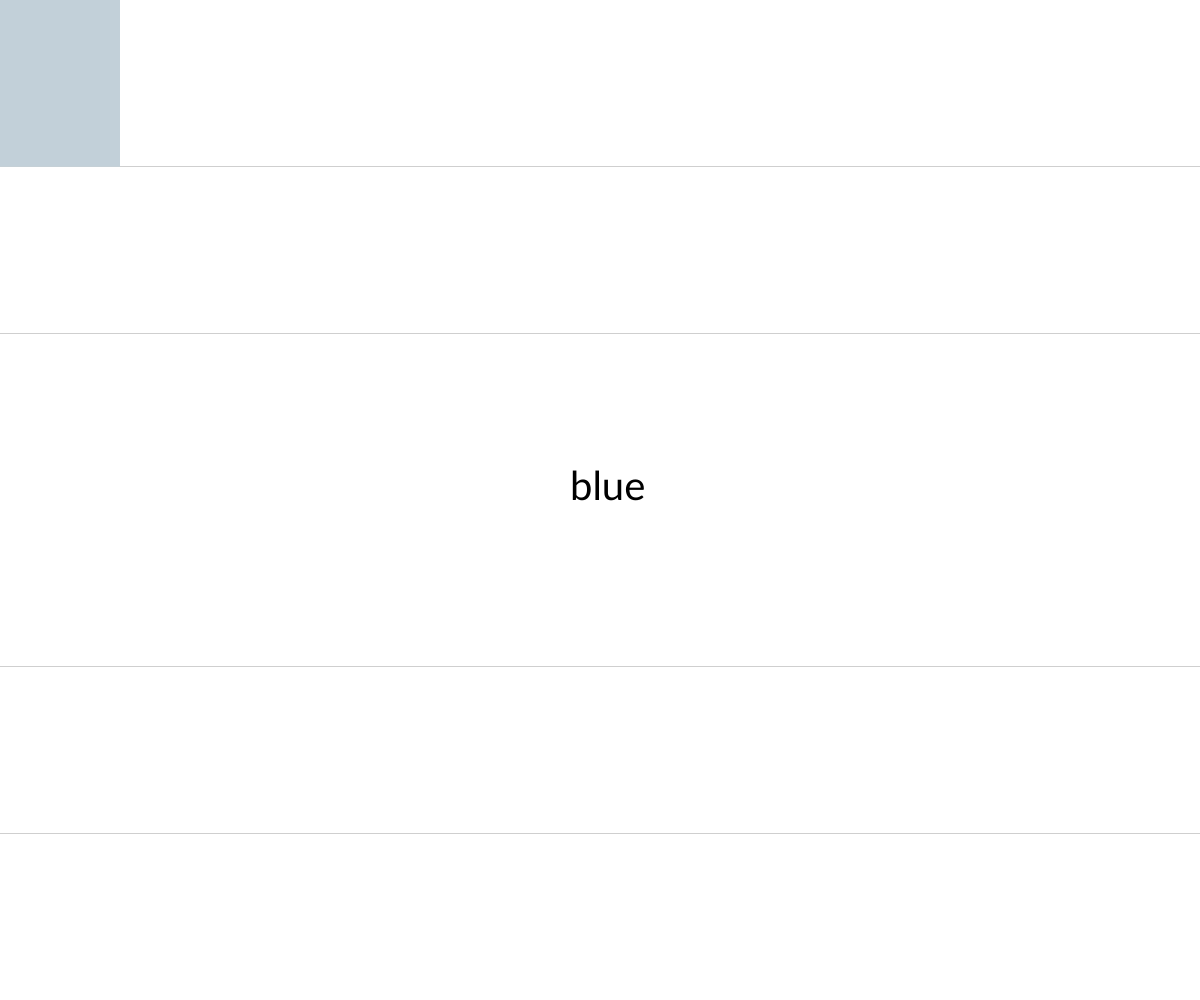
Frame 1 (no input)
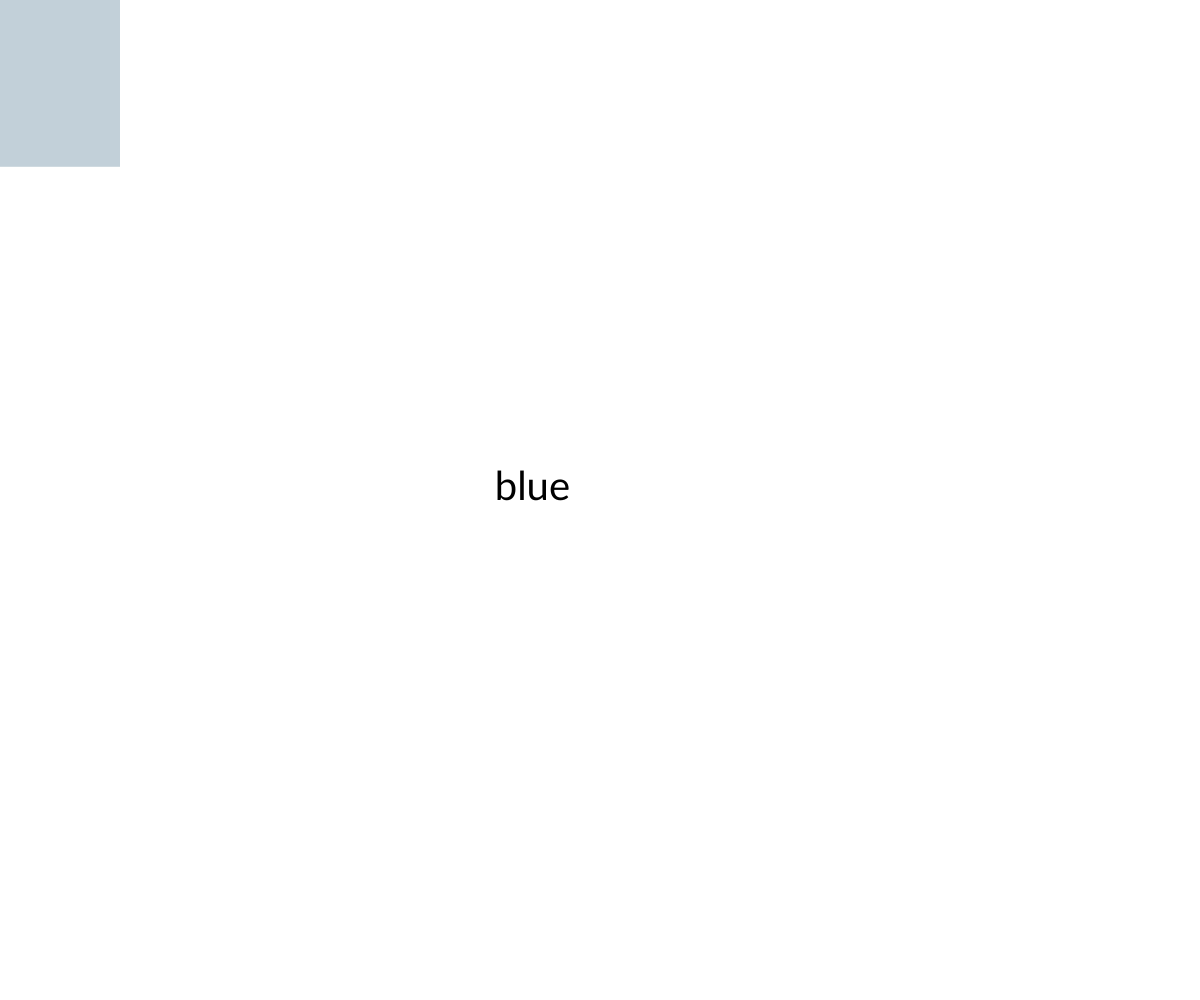
Frame 60 (no input)
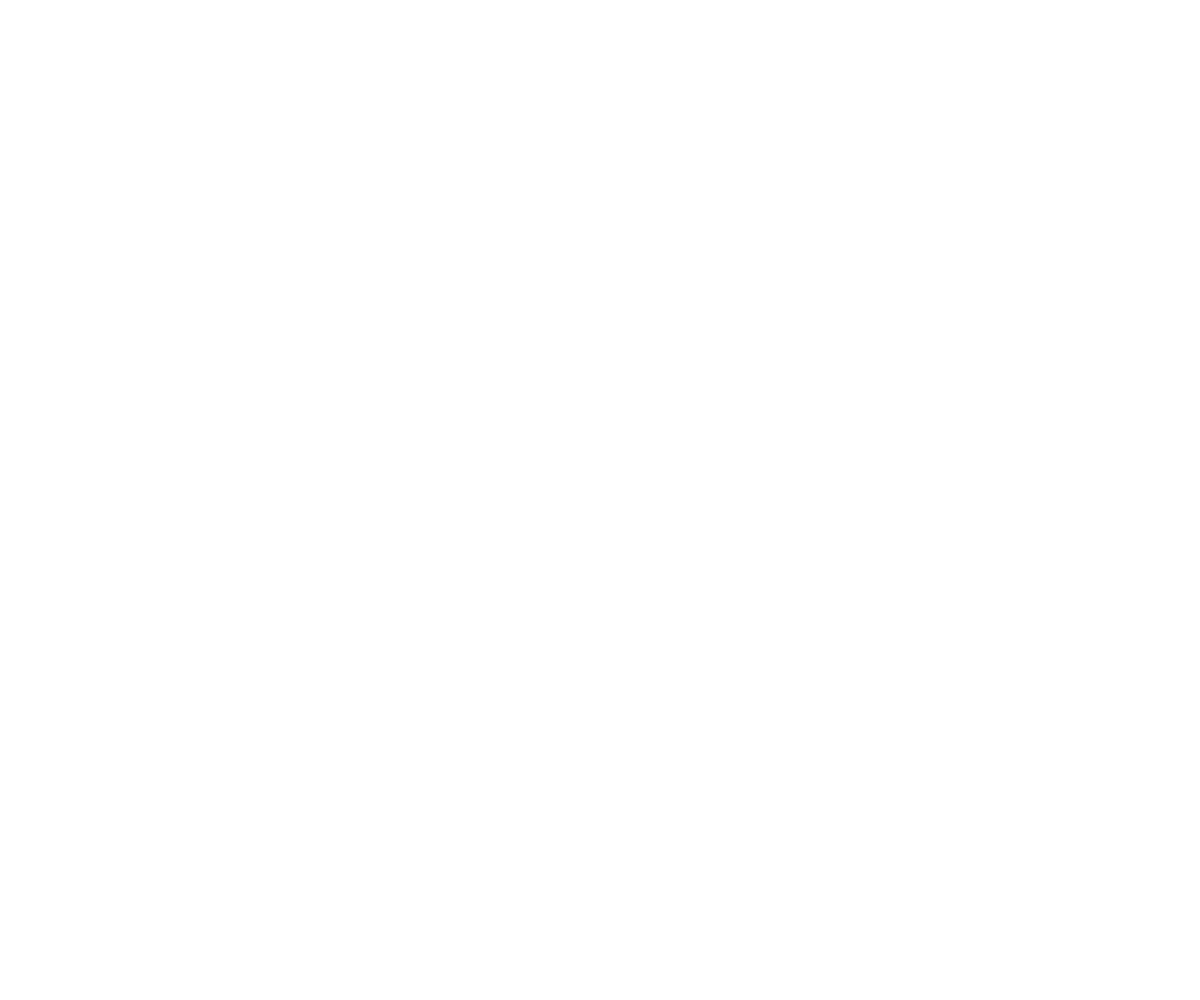
Frame 120 (the mouse pressed at the canvas centre since frame 60)

The p5.js sketch that drew these frames (run headless with seeded random() and noise() and a simulated clock; from frame 60 on, the mouse is pressed at the canvas centre):

// p5.js sketch
// ── sketch.js
function setup() {
  createCanvas(windowWidth, windowHeight);
  background(0);
}

function draw() {
 
    
    fill(255);
    noStroke();
    
  //519pm
  rect((windowWidth/10)-windowWidth/10, (windowHeight/6)-windowHeight/6, windowWidth/10, windowHeight/6); 
  //520pm
  rect((windowWidth/10), (windowHeight/6)-windowHeight/6, windowWidth/10, windowHeight/6);
  //521pm
  rect((windowWidth/10)+windowWidth/10, (windowHeight/6)-windowHeight/6, windowWidth/10, windowHeight/6); 
  //522pm
  rect((windowWidth/10)+2*(windowWidth/10), (windowHeight/6)-windowHeight/6, windowWidth/10, windowHeight/6); 
  //523pm
  rect((windowWidth/10)+3*(windowWidth/10), (windowHeight/6)-windowHeight/6, windowWidth/10, windowHeight/6);  
  //524pm
  rect((windowWidth/10)+4*(windowWidth/10), (windowHeight/6)-windowHeight/6, windowWidth/10, windowHeight/6); 
  //525pm
  rect((windowWidth/10)+5*(windowWidth/10), (windowHeight/6)-windowHeight/6, windowWidth/10, windowHeight/6);
  //526pm
  rect((windowWidth/10)+6*(windowWidth/10), (windowHeight/6)-windowHeight/6, windowWidth/10, windowHeight/6);
  //527pm
  rect((windowWidth/10)+7*(windowWidth/10), (windowHeight/6)-windowHeight/6, windowWidth/10, windowHeight/6); 
  //528pm
  rect((windowWidth/10)+8*(windowWidth/10), (windowHeight/6)-windowHeight/6, windowWidth/10, windowHeight/6); 
    
    
    
            //2nd Row
  //529pm
  rect((windowWidth/10)-windowWidth/10, (windowHeight/6), windowWidth/10, windowHeight/6);
  //530pm
  rect((windowWidth/10), (windowHeight/6), windowWidth/10, windowHeight/6); 
  //531pm
  rect((windowWidth/10)+windowWidth/10, (windowHeight/6), windowWidth/10, windowHeight/6); 
  //532pm
  rect((windowWidth/10)+2*windowWidth/10, (windowHeight/6), windowWidth/10, windowHeight/6);
  //533pm
  rect((windowWidth/10)+3*windowWidth/10, (windowHeight/6), windowWidth/10, windowHeight/6);
  //534pm
  rect((windowWidth/10)+4*windowWidth/10, (windowHeight/6), windowWidth/10, windowHeight/6);
  //535pm
  rect((windowWidth/10)+5*windowWidth/10, windowHeight/6, windowWidth/10, windowHeight/6);
  //536pm
  rect((windowWidth/10)+6*windowWidth/10, windowHeight/6, windowWidth/10, windowHeight/6);
  //537pm
  rect((windowWidth/10)+7*windowWidth/10, windowHeight/6, windowWidth/10, windowHeight/6);  
  //538pm
rect((windowWidth/10)+8*windowWidth/10, windowHeight/6, windowWidth/10, windowHeight/6);
    
    
            // 3rd Row
  // 539pm
  rect((windowWidth/10)-windowWidth/10, (windowHeight/6)+windowHeight/6, windowWidth/10, windowHeight/6); 
  // 540pm
  rect((windowWidth/10), (windowHeight/6)+windowHeight/6, windowWidth/10, windowHeight/6); 
    // 541pm
  rect((windowWidth/10)+windowWidth/10, (windowHeight/6)+windowHeight/6, windowWidth/10, windowHeight/6); 
    // 542pm
  rect((windowWidth/10)+2*windowWidth/10, (windowHeight/6)+windowHeight/6, windowWidth/10, windowHeight/6); 
    // 543pm
  rect((windowWidth/10)+3*windowWidth/10, (windowHeight/6)+windowHeight/6, windowWidth/10, windowHeight/6); 
    // 544pm
  rect((windowWidth/10)+4*windowWidth/10, (windowHeight/6)+windowHeight/6, windowWidth/10, windowHeight/6); 
    // 545pm
  rect((windowWidth/10)+5*windowWidth/10, (windowHeight/6)+windowHeight/6, windowWidth/10, windowHeight/6);
    // 546pm
  rect((windowWidth/10)+6*windowWidth/10, (windowHeight/6)+windowHeight/6, windowWidth/10, windowHeight/6);
    // 547pm
  rect((windowWidth/10)+7*windowWidth/10, (windowHeight/6)+windowHeight/6, windowWidth/10, windowHeight/6); 
    // 548pm
  rect((windowWidth/10)+8*windowWidth/10, (windowHeight/6)+windowHeight/6, windowWidth/10, windowHeight/6); 
    
    
                //4th ROW
    // 549pm
  rect((windowWidth/10)-windowWidth/10, (windowHeight/6)+2*windowHeight/6, windowWidth/10, windowHeight/6); 
    // 550pm
  rect((windowWidth/10), (windowHeight/6)+2*windowHeight/6, windowWidth/10, windowHeight/6); 
    // 551pm
  rect((windowWidth/10)+windowWidth/10, (windowHeight/6)+2*windowHeight/6, windowWidth/10, windowHeight/6); 
    // 552pm
  rect((windowWidth/10)+2*windowWidth/10, (windowHeight/6)+2*windowHeight/6, windowWidth/10, windowHeight/6); 
    // 553pm
  rect((windowWidth/10)+3*windowWidth/10, (windowHeight/6)+2*windowHeight/6, windowWidth/10, windowHeight/6); 
    // 554pm
  rect((windowWidth/10)+4*windowWidth/10, (windowHeight/6)+2*windowHeight/6, windowWidth/10, windowHeight/6); 
    // 555pm
  rect((windowWidth/10)+5*windowWidth/10, (windowHeight/6)+2*windowHeight/6, windowWidth/10, windowHeight/6); 
    // 556pm
  rect((windowWidth/10)+6*windowWidth/10, (windowHeight/6)+2*windowHeight/6, windowWidth/10, windowHeight/6); 
    // 557pm
  rect((windowWidth/10)+7*windowWidth/10, (windowHeight/6)+2*windowHeight/6, windowWidth/10, windowHeight/6); 
    // 558pm
  rect((windowWidth/10)+8*windowWidth/10, (windowHeight/6)+2*windowHeight/6, windowWidth/10, windowHeight/6); 
    
    
                //5th ROW
    // 559pm
  rect((windowWidth/10)-windowWidth/10, (windowHeight/6)+3*windowHeight/6, windowWidth/10, windowHeight/6); 
    // 600pm
  rect((windowWidth/10), (windowHeight/6)+3*windowHeight/6, windowWidth/10, windowHeight/6); 
    // 601pm
  rect((windowWidth/10)+windowWidth/10, (windowHeight/6)+3*windowHeight/6, windowWidth/10, windowHeight/6); 
    // 602pm
  rect((windowWidth/10)+2*windowWidth/10, (windowHeight/6)+3*windowHeight/6, windowWidth/10, windowHeight/6);
    // 603pm
  rect((windowWidth/10)+3*windowWidth/10, (windowHeight/6)+3*windowHeight/6, windowWidth/10, windowHeight/6); 
    // 604pm
  rect((windowWidth/10)+4*windowWidth/10, (windowHeight/6)+3*windowHeight/6, windowWidth/10, windowHeight/6); 
    // 605pm
  rect((windowWidth/10)+5*windowWidth/10, (windowHeight/6)+3*windowHeight/6, windowWidth/10, windowHeight/6); 
    // 606pm
  rect((windowWidth/10)+6*windowWidth/10, (windowHeight/6)+3*windowHeight/6, windowWidth/10, windowHeight/6); 
    // 607pm
  rect((windowWidth/10)+7*windowWidth/10, (windowHeight/6)+3*windowHeight/6, windowWidth/10, windowHeight/6); 
    // 608pm
  rect((windowWidth/10)+8*windowWidth/10, (windowHeight/6)+3*windowHeight/6, windowWidth/10, windowHeight/6);
    
    
                //6th ROW
 // 609pm
  rect((windowWidth/10)-windowWidth/10, (windowHeight/6)+4*windowHeight/6, windowWidth/10, windowHeight/6); 
    // 610pm
  rect((windowWidth/10), (windowHeight/6)+4*windowHeight/6, windowWidth/10, windowHeight/6); 
    // 611pm
  rect((windowWidth/10)+windowWidth/10, (windowHeight/6)+4*windowHeight/6, windowWidth/10, windowHeight/6); 
    // 612pm
  rect((windowWidth/10)+2*windowWidth/10, (windowHeight/6)+4*windowHeight/6, windowWidth/10, windowHeight/6);
    // 613pm
  rect((windowWidth/10)+3*windowWidth/10, (windowHeight/6)+4*windowHeight/6, windowWidth/10, windowHeight/6); 
    // 614pm
  rect((windowWidth/10)+4*windowWidth/10, (windowHeight/6)+4*windowHeight/6, windowWidth/10, windowHeight/6);
    // 615pm
  rect((windowWidth/10)+5*windowWidth/10, (windowHeight/6)+4*windowHeight/6, windowWidth/10, windowHeight/6);
    // 616pm
  rect((windowWidth/10)+6*windowWidth/10, (windowHeight/6)+4*windowHeight/6, windowWidth/10, windowHeight/6);
    // 617pm
  rect((windowWidth/10)+7*windowWidth/10, (windowHeight/6)+4*windowHeight/6, windowWidth/10, windowHeight/6);
    // 618pm
  rect((windowWidth/10)+8*windowWidth/10, (windowHeight/6)+4*windowHeight/6, windowWidth/10, windowHeight/6);
    
    
    
    
    
                        //CURSOR HOVER EVENT

            //TOP ROW CONDITIONS
//519pm
if (mouseX < windowWidth/10 && mouseY < windowHeight/6) {
    fill(194, 208, 217);
    rect((windowWidth/10)-windowWidth/10, (windowHeight/6)-windowHeight/6, windowWidth/10, windowHeight/6); 
    textSize(40);
    textFont("Lato");
    fill(0);
    text("blue", windowWidth/2-30, windowHeight/2)
    textAlign(RIGHT);
}
    
    //520pm
if (mouseX > windowWidth/10 && mouseX < windowWidth/10+windowWidth/10 && mouseY < windowHeight/6) {
    fill(243, 139, 102);
    rect((windowWidth/10), (windowHeight/6)-windowHeight/6, windowWidth/10, windowHeight/6); 
    textSize(40);
    textFont("Lato");
    fill(0);
    text("cheese", windowWidth/2-50, windowHeight/2)
    textAlign(RIGHT);
}
    
    //521pm
if (mouseX > windowWidth/10+windowWidth/10 && mouseX < windowWidth/10+2*windowWidth/10 && mouseY < windowHeight/6) {
    fill(242, 236, 224);
    rect((windowWidth/10+windowWidth/10), (windowHeight/6)-windowHeight/6, windowWidth/10, windowHeight/6); 
    textSize(40);
    textFont("Lato");
    fill(0);
    text("creamer", windowWidth/2-60, windowHeight/2)
    textAlign(RIGHT);
}
    
     //522pm
if (mouseX > windowWidth/10+2*windowWidth/10 && mouseX < windowWidth/10+3*windowWidth/10 && mouseY < windowHeight/6) {
    fill(140, 64, 48);
    rect((windowWidth/10+2*windowWidth/10), (windowHeight/6)-windowHeight/6, windowWidth/10, windowHeight/6); 
    textSize(40);
    textFont("Lato");
    fill(0);
    text("ton", windowWidth/2-20, windowHeight/2)
    textAlign(RIGHT);
}

      
     //523pm
if (mouseX > windowWidth/10+3*windowWidth/10 && mouseX < windowWidth/10+4*windowWidth/10 && mouseY < windowHeight/6) {
    fill(155, 114, 242);
    rect((windowWidth/10+3*windowWidth/10), (windowHeight/6)-windowHeight/6, windowWidth/10, windowHeight/6); 
    textSize(40);
    textFont("Lato");
    fill(0);
    text("gay", windowWidth/2-20, windowHeight/2)
    textAlign(RIGHT);
}
    
   //524pm
if (mouseX > windowWidth/10+4*windowWidth/10 && mouseX < windowWidth/10+5*windowWidth/10 && mouseY < windowHeight/6) {
    fill(89, 79, 46);
    rect((windowWidth/10+4*windowWidth/10), (windowHeight/6)-windowHeight/6, windowWidth/10, windowHeight/6); 
    textSize(40);
    textFont("Lato");
    fill(0);
    text("aboriginal", windowWidth/2-60, windowHeight/2)
    textAlign(RIGHT);
} 
    
    //525pm
if (mouseX > windowWidth/10+5*windowWidth/10 && mouseX < windowWidth/10+6*windowWidth/10 && mouseY < windowHeight/6) {
    fill(241, 153, 169);
    rect((windowWidth/10+5*windowWidth/10), (windowHeight/6)-windowHeight/6, windowWidth/10, windowHeight/6); 
    textSize(40);
    textFont("Lato");
    fill(0);
    text("frangipani", windowWidth/2-60, windowHeight/2)
    textAlign(RIGHT);
}
    
    //526pm
if (mouseX > windowWidth/10+6*windowWidth/10 && mouseX < windowWidth/10+7*windowWidth/10 && mouseY < windowHeight/6) {
    fill(241,227,178);
    rect((windowWidth/10+6*windowWidth/10), (windowHeight/6)-windowHeight/6, windowWidth/10, windowHeight/6); 
    textSize(40);
    textFont("Lato");
    fill(0);
    text("shines", windowWidth/2-40, windowHeight/2)
    textAlign(RIGHT);
} 
    
    //527pm
if (mouseX > windowWidth/10+7*windowWidth/10 && mouseX < windowWidth/10+8*windowWidth/10 && mouseY < windowHeight/6) {
    fill(105,115,64);
    rect((windowWidth/10+7*windowWidth/10), (windowHeight/6)-windowHeight/6, windowWidth/10, windowHeight/6); 
    textSize(40);
    textFont("Lato");
    fill(0);
    text("crayons", windowWidth/2-40, windowHeight/2)
    textAlign(RIGHT);
} 
    
     //528pm
if (mouseX > windowWidth/10+8*windowWidth/10 && mouseY < windowHeight/6) {
    fill(164,146,126);
    rect((windowWidth/10+8*windowWidth/10), (windowHeight/6)-windowHeight/6, windowWidth/10, windowHeight/6); 
    textSize(40);
    textFont("Lato");
    fill(0);
    text("gray", windowWidth/2-30, windowHeight/2)
    textAlign(RIGHT);
} 
    
    
    // SECOND ROW CONDITIONS
//529pm
if (mouseX < windowWidth/10 && mouseY > windowHeight/6 && mouseY < windowHeight/6+windowHeight/6) {
    fill(62,89,72);
    rect((windowWidth/10)-windowWidth/10, (windowHeight/6), windowWidth/10, windowHeight/6); 
    textSize(40);
    textFont("Lato");
    fill(0);
    text("secretive", windowWidth/2-60, windowHeight/2)
    textAlign(RIGHT);
}
    
    //530pm
if (mouseX > windowWidth/10 && mouseX < windowWidth/10+windowWidth/10 && mouseY > windowHeight/6 && mouseY < windowHeight/6+windowHeight/6) {
    fill(242,242,242);
    rect((windowWidth/10), (windowHeight/6), windowWidth/10, windowHeight/6); 
    textSize(40);
    textFont("Lato");
    fill(0);
    text("gentle", windowWidth/2-30, windowHeight/2)
    textAlign(RIGHT);
}
    
    //531pm
if (mouseX > windowWidth/10+windowWidth/10 && mouseX < windowWidth/10+2*windowWidth/10 && mouseY > windowHeight/6 && mouseY < windowHeight/6+windowHeight/6) {
    fill(107,106,166);
    rect((windowWidth/10+windowWidth/10), (windowHeight/6), windowWidth/10, windowHeight/6); 
    textSize(40);
    textFont("Lato");
    fill(0);
    text("rock", windowWidth/2-30, windowHeight/2)
    textAlign(RIGHT);
}
 
      //532pm
if (mouseX > windowWidth/10+2*windowWidth/10 && mouseX < windowWidth/10+3*windowWidth/10 && mouseY > windowHeight/6 && mouseY < windowHeight/6+windowHeight/6) {
    fill(121,186,242);
    rect((windowWidth/10+2*windowWidth/10), (windowHeight/6), windowWidth/10, windowHeight/6); 
    textSize(40);
    textFont("Lato");
    fill(0);
    text("waterway", windowWidth/2-55, windowHeight/2)
    textAlign(RIGHT);
}
    
    //533pm
if (mouseX > windowWidth/10+3*windowWidth/10 && mouseX < windowWidth/10+4*windowWidth/10 && mouseY > windowHeight/6 && mouseY < windowHeight/6+windowHeight/6) {
    fill(242,187,167);
    rect((windowWidth/10+3*windowWidth/10), (windowHeight/6), windowWidth/10, windowHeight/6); 
    textSize(40);
    textFont("Lato");
    fill(0);
    text("gradient", windowWidth/2-50, windowHeight/2)
    textAlign(RIGHT);
}
    
    //534pm
if (mouseX > windowWidth/10+4*windowWidth/10 && mouseX < windowWidth/10+5*windowWidth/10 && mouseY > windowHeight/6 && mouseY < windowHeight/6+windowHeight/6) {
    fill(101,103,115);
    rect((windowWidth/10+4*windowWidth/10), (windowHeight/6), windowWidth/10, windowHeight/6); 
    textSize(40);
    textFont("Lato");
    fill(0);
    text("is", windowWidth/2-5, windowHeight/2)
    textAlign(RIGHT);
}
    
    //535pm
if (mouseX > windowWidth/10+5*windowWidth/10 && mouseX < windowWidth/10+6*windowWidth/10 && mouseY > windowHeight/6 && mouseY < windowHeight/6+windowHeight/6) {
    fill(186,221,241);
    rect((windowWidth/10+5*windowWidth/10), (windowHeight/6), windowWidth/10, windowHeight/6); 
    textSize(40);
    textFont("Lato");
    fill(0);
    text("aquatic", windowWidth/2-40, windowHeight/2)
    textAlign(RIGHT);
}
    
    
    //536pm
if (mouseX > windowWidth/10+6*windowWidth/10 && mouseX < windowWidth/10+7*windowWidth/10 && mouseY > windowHeight/6 && mouseY < windowHeight/6+windowHeight/6) {
    fill(13,12,9);
    rect((windowWidth/10+6*windowWidth/10), (windowHeight/6), windowWidth/10, windowHeight/6); 
    textSize(40);
    textFont("Lato");
    fill(0);
    text("elegance", windowWidth/2-40, windowHeight/2)
    textAlign(RIGHT);
}

    //537pm
if (mouseX > windowWidth/10+7*windowWidth/10 && mouseX < windowWidth/10+8*windowWidth/10 && mouseY > windowHeight/6 && mouseY < windowHeight/6+windowHeight/6) {
    fill(188,191,138);
    rect((windowWidth/10+7*windowWidth/10), (windowHeight/6), windowWidth/10, windowHeight/6); 
    textSize(40);
    textFont("Lato");
    fill(0);
    text("how", windowWidth/2-20, windowHeight/2)
    textAlign(RIGHT);
}
    
    //538pm
if (mouseX > windowWidth/10+8*windowWidth/10 && mouseY > windowHeight/6 && mouseY < windowHeight/6+windowHeight/6) {
    fill(140,111,55);
    rect((windowWidth/10+8*windowWidth/10), (windowHeight/6), windowWidth/10, windowHeight/6); 
    textSize(40);
    textFont("Lato");
    fill(0);
    text("vomitted", windowWidth/2-60, windowHeight/2)
    textAlign(RIGHT);
}
    
    
    // THIRD ROW CONDITIONS
//539pm
if (mouseX < windowWidth/10 && mouseY > windowHeight/6+windowHeight/6 && mouseY < windowHeight/6+2*windowHeight/6) {
    fill(173,217,106);
    rect((windowWidth/10)-windowWidth/10, (windowHeight/6+windowHeight/6), windowWidth/10, windowHeight/6); 
    textSize(40);
    textFont("Lato");
    fill(0);
    text("past", windowWidth/2-40, windowHeight/2)
    textAlign(RIGHT);
}
    
    //540pm
if (mouseX > windowWidth/10 && mouseX < windowWidth/10+windowWidth/10 && mouseY > windowHeight/6+windowHeight/6 && mouseY < windowHeight/6+2*windowHeight/6) {
    fill(242,48,83);
    rect((windowWidth/10), (windowHeight/6+windowHeight/6), windowWidth/10, windowHeight/6); 
    textSize(40);
    textFont("Lato");
    fill(0);
    text("violent", windowWidth/2-40, windowHeight/2)
    textAlign(RIGHT);
}
    
    
    //541pm
if (mouseX > windowWidth/10+windowWidth/10 && mouseX < windowWidth/10+2*windowWidth/10 && mouseY > windowHeight/6+windowHeight/6 && mouseY < windowHeight/6+2*windowHeight/6) {
    fill(243,237,223);
    rect((windowWidth/10+windowWidth/10), (windowHeight/6+windowHeight/6), windowWidth/10, windowHeight/6); 
    textSize(40);
    textFont("Lato");
    fill(0);
    text("colors", windowWidth/2-40, windowHeight/2)
    textAlign(RIGHT);
}
    
    //542pm
if (mouseX > windowWidth/10+2*windowWidth/10 && mouseX < windowWidth/10+3*windowWidth/10 && mouseY > windowHeight/6+windowHeight/6 && mouseY < windowHeight/6+2*windowHeight/6) {
    fill(115,105,56);
    rect((windowWidth/10+2*windowWidth/10), (windowHeight/6+windowHeight/6), windowWidth/10, windowHeight/6); 
    textSize(40);
    textFont("Lato");
    fill(0);
    text("dark", windowWidth/2-40, windowHeight/2)
    textAlign(RIGHT);
}
    
    //543pm
if (mouseX > windowWidth/10+3*windowWidth/10 && mouseX < windowWidth/10+4*windowWidth/10 && mouseY > windowHeight/6+windowHeight/6 && mouseY < windowHeight/6+2*windowHeight/6) {
    fill(217,148,107);
    rect((windowWidth/10+3*windowWidth/10), (windowHeight/6+windowHeight/6), windowWidth/10, windowHeight/6); 
    textSize(40);
    textFont("Lato");
    fill(0);
    text("halo", windowWidth/2-40, windowHeight/2)
    textAlign(RIGHT);
    
}
    
    //544pm
if (mouseX > windowWidth/10+4*windowWidth/10 && mouseX < windowWidth/10+5*windowWidth/10 && mouseY > windowHeight/6+windowHeight/6 && mouseY < windowHeight/6+2*windowHeight/6) {
    fill(141,116,94);
    rect((windowWidth/10+4*windowWidth/10), (windowHeight/6+windowHeight/6), windowWidth/10, windowHeight/6); 
    textSize(40);
    textFont("Lato");
    fill(0);
    text("curdled", windowWidth/2-50, windowHeight/2)
    textAlign(RIGHT);
}

      //545pm
if (mouseX > windowWidth/10+5*windowWidth/10 && mouseX < windowWidth/10+6*windowWidth/10 && mouseY > windowHeight/6+windowHeight/6 && mouseY < windowHeight/6+2*windowHeight/6) {
    fill(123,140,96);
    rect((windowWidth/10+5*windowWidth/10), (windowHeight/6+windowHeight/6), windowWidth/10, windowHeight/6); 
    textSize(40);
    textFont("Lato");
    fill(0);
    text("of", windowWidth/2-10, windowHeight/2)
    textAlign(RIGHT);
}
    
    //546pm
if (mouseX > windowWidth/10+6*windowWidth/10 && mouseX < windowWidth/10+7*windowWidth/10 && mouseY > windowHeight/6+windowHeight/6 && mouseY < windowHeight/6+2*windowHeight/6) {
    fill(241,226,195);
    rect((windowWidth/10+6*windowWidth/10), (windowHeight/6+windowHeight/6), windowWidth/10, windowHeight/6); 
    textSize(40);
    textFont("Lato");
    fill(0);
    text("plead", windowWidth/2-35, windowHeight/2)
    textAlign(RIGHT);
}
    
    //547pm
if (mouseX > windowWidth/10+7*windowWidth/10 && mouseX < windowWidth/10+8*windowWidth/10 && mouseY > windowHeight/6+windowHeight/6 && mouseY < windowHeight/6+2*windowHeight/6) {
    fill(139,126,109);
    rect((windowWidth/10+7*windowWidth/10), (windowHeight/6+windowHeight/6), windowWidth/10, windowHeight/6); 
    textSize(40);
    textFont("Lato");
    fill(0);
    text("heaven's", windowWidth/2-50, windowHeight/2)
    textAlign(RIGHT);
}
    
    //548pm
if (mouseX > windowWidth/10+8*windowWidth/10 && mouseY > windowHeight/6+windowHeight/6 && mouseY < windowHeight/6+2*windowHeight/6) {
    fill(50,78,115);
    rect((windowWidth/10+8*windowWidth/10), (windowHeight/6+windowHeight/6), windowWidth/10, windowHeight/6); 
    textSize(40);
    textFont("Lato");
    fill(0);
    text("aroma", windowWidth/2-50, windowHeight/2)
    textAlign(RIGHT);
}
    
    
    
    // FOURTH ROW CONDITIONS
//549pm
if (mouseX < windowWidth/10 && mouseY > windowHeight/6+2*windowHeight/6 && mouseY < windowHeight/6+3*windowHeight/6) {
    fill(217,196,169);
    rect((windowWidth/10)-windowWidth/10, (windowHeight/6+2*windowHeight/6), windowWidth/10, windowHeight/6); 
    textSize(40);
    textFont("Lato");
    fill(0);
    text("jeans", windowWidth/2-40, windowHeight/2)
    textAlign(RIGHT);
}
   
    //550pm
if (mouseX > windowWidth/10 && mouseX<windowWidth/10+windowWidth/10 && mouseY > windowHeight/6+2*windowHeight/6 && mouseY < windowHeight/6+3*windowHeight/6) {
    fill(241,243,206);
    rect((windowWidth/10), (windowHeight/6+2*windowHeight/6), windowWidth/10, windowHeight/6); 
    textSize(40);
    textFont("Lato");
    fill(0);
    text("pant", windowWidth/2-30, windowHeight/2)
    textAlign(RIGHT);
}
    
    //551pm
if (mouseX > windowWidth/10+windowWidth/10 && mouseX<windowWidth/10+2*windowWidth/10 && mouseY > windowHeight/6+2*windowHeight/6 && mouseY < windowHeight/6+3*windowHeight/6) {
    fill(37,27,18);
    rect((windowWidth/10)+windowWidth/10, (windowHeight/6+2*windowHeight/6), windowWidth/10, windowHeight/6); 
    textSize(40);
    textFont("Lato");
    fill(0);
    text("weeds", windowWidth/2-35, windowHeight/2)
    textAlign(RIGHT);
}
    
     //552pm
if (mouseX > windowWidth/10+2*windowWidth/10 && mouseX<windowWidth/10+3*windowWidth/10 && mouseY > windowHeight/6+2*windowHeight/6 && mouseY < windowHeight/6+3*windowHeight/6) {
    fill(85,98,116);
    rect((windowWidth/10)+2*windowWidth/10, (windowHeight/6+2*windowHeight/6), windowWidth/10, windowHeight/6); 
    textSize(40);
    textFont("Lato");
    fill(0);
    text("plastic", windowWidth/2-50, windowHeight/2)
    textAlign(RIGHT);
}
    
     //553pm
if (mouseX > windowWidth/10+3*windowWidth/10 && mouseX<windowWidth/10+4*windowWidth/10 && mouseY > windowHeight/6+2*windowHeight/6 && mouseY < windowHeight/6+3*windowHeight/6) {
    fill(166,136,99);
    rect((windowWidth/10)+3*windowWidth/10, (windowHeight/6+2*windowHeight/6), windowWidth/10, windowHeight/6); 
    textSize(40);
    textFont("Lato");
    fill(0);
    text("dust", windowWidth/2-30, windowHeight/2)
    textAlign(RIGHT);
}
    
    //554pm
if (mouseX > windowWidth/10+4*windowWidth/10 && mouseX<windowWidth/10+5*windowWidth/10 && mouseY > windowHeight/6+2*windowHeight/6 && mouseY < windowHeight/6+3*windowHeight/6) {
    fill(242,186,15);
    rect((windowWidth/10)+4*windowWidth/10, (windowHeight/6+2*windowHeight/6), windowWidth/10, windowHeight/6); 
    textSize(40);
    textFont("Lato");
    fill(0);
    text("camera", windowWidth/2-50, windowHeight/2)
    textAlign(RIGHT);
}
    
    //555pm
if (mouseX > windowWidth/10+5*windowWidth/10 && mouseX<windowWidth/10+6*windowWidth/10 && mouseY > windowHeight/6+2*windowHeight/6 && mouseY < windowHeight/6+3*windowHeight/6) {
    fill(113,122,141);
    rect((windowWidth/10)+5*windowWidth/10, (windowHeight/6+2*windowHeight/6), windowWidth/10, windowHeight/6); 
    textSize(40);
    textFont("Lato");
    fill(0);
    text("doubled", windowWidth/2-50, windowHeight/2)
    textAlign(RIGHT);
}
    
    //556pm
if (mouseX > windowWidth/10+6*windowWidth/10 && mouseX<windowWidth/10+7*windowWidth/10 && mouseY > windowHeight/6+2*windowHeight/6 && mouseY < windowHeight/6+3*windowHeight/6) {
    fill(135,136,166);
    rect((windowWidth/10)+6*windowWidth/10, (windowHeight/6+2*windowHeight/6), windowWidth/10, windowHeight/6); 
    textSize(40);
    textFont("Lato");
    fill(0);
    text("swans", windowWidth/2-40, windowHeight/2)
    textAlign(RIGHT);
}
    
    //557pm
if (mouseX > windowWidth/10+7*windowWidth/10 && mouseX<windowWidth/10+8*windowWidth/10 && mouseY > windowHeight/6+2*windowHeight/6 && mouseY < windowHeight/6+3*windowHeight/6) {
    fill(243,153,201);
    rect((windowWidth/10)+7*windowWidth/10, (windowHeight/6+2*windowHeight/6), windowWidth/10, windowHeight/6); 
    textSize(40);
    textFont("Lato");
    fill(0);
    text("the", windowWidth/2-20, windowHeight/2)
    textAlign(RIGHT);
}
    
    //558pm
if (mouseX > windowWidth/10+8*windowWidth/10 && mouseX<windowWidth/10+9*windowWidth/10 && mouseY > windowHeight/6+2*windowHeight/6 && mouseY < windowHeight/6+3*windowHeight/6) {
    fill(167,78,46);
    rect((windowWidth/10)+8*windowWidth/10, (windowHeight/6+2*windowHeight/6), windowWidth/10, windowHeight/6); 
    textSize(40);
    textFont("Lato");
    fill(0);
    text("mint", windowWidth/2-20, windowHeight/2)
    textAlign(RIGHT);
}
    
    
 // FIFTH ROW CONDITIONS
//559pm
if (mouseX < windowWidth/10 && mouseY > windowHeight/6+3*windowHeight/6 && mouseY < windowHeight/6+4*windowHeight/6) {
    fill(191, 90, 98);
    rect((windowWidth/10)-windowWidth/10, (windowHeight/6+3*windowHeight/6), windowWidth/10, windowHeight/6); 
    textSize(40);
    textFont("Lato");
    fill(0);
    text("inched", windowWidth/2-50, windowHeight/2)
    textAlign(RIGHT);
}   
    
    //600pm
if (mouseX > windowWidth/10 && mouseX < windowWidth/10+windowWidth/10 && mouseY > windowHeight/6+3*windowHeight/6 && mouseY < windowHeight/6+4*windowHeight/6) {
    fill(138,140,65);
    rect((windowWidth/10), (windowHeight/6+3*windowHeight/6), windowWidth/10, windowHeight/6); 
    textSize(40);
    textFont("Lato");
    fill(0);
    text("sorry", windowWidth/2-50, windowHeight/2)
    textAlign(RIGHT);
} 
    
    //601pm
if (mouseX > windowWidth/10+windowWidth/10 && mouseX < windowWidth/10+2*windowWidth/10 && mouseY > windowHeight/6+3*windowHeight/6 && mouseY < windowHeight/6+4*windowHeight/6) {
    fill(99,177,243);
    rect((windowWidth/10+windowWidth/10), (windowHeight/6+3*windowHeight/6), windowWidth/10, windowHeight/6); 
    textSize(40);
    textFont("Lato");
    fill(0);
    text("autumn", windowWidth/2-50, windowHeight/2)
    textAlign(RIGHT);
} 
 
     //602pm
if (mouseX > windowWidth/10+2*windowWidth/10 && mouseX < windowWidth/10+3*windowWidth/10 && mouseY > windowHeight/6+3*windowHeight/6 && mouseY < windowHeight/6+4*windowHeight/6) {
    fill(242,219,149);
    rect((windowWidth/10+2*windowWidth/10), (windowHeight/6+3*windowHeight/6), windowWidth/10, windowHeight/6); 
    textSize(40);
    textFont("Lato");
    fill(0);
    text("is", windowWidth/2, windowHeight/2)
    textAlign(RIGHT);
} 
    
    //603pm
if (mouseX > windowWidth/10+3*windowWidth/10 && mouseX < windowWidth/10+4*windowWidth/10 && mouseY > windowHeight/6+3*windowHeight/6 && mouseY < windowHeight/6+4*windowHeight/6) {
    fill(242,155,136);
    rect((windowWidth/10+3*windowWidth/10), (windowHeight/6+3*windowHeight/6), windowWidth/10, windowHeight/6); 
    textSize(40);
    textFont("Lato");
    fill(0);
    text("curved", windowWidth/2-40, windowHeight/2)
    textAlign(RIGHT);
} 
    
    //604pm
if (mouseX > windowWidth/10+4*windowWidth/10 && mouseX < windowWidth/10+5*windowWidth/10 && mouseY > windowHeight/6+3*windowHeight/6 && mouseY < windowHeight/6+4*windowHeight/6) {
    fill(115,93,72);
    rect((windowWidth/10+4*windowWidth/10), (windowHeight/6+3*windowHeight/6), windowWidth/10, windowHeight/6); 
    textSize(40);
    textFont("Lato");
    fill(0);
    text("cud", windowWidth/2-20, windowHeight/2)
    textAlign(RIGHT);
} 

    //605pm
if (mouseX > windowWidth/10+5*windowWidth/10 && mouseX < windowWidth/10+6*windowWidth/10 && mouseY > windowHeight/6+3*windowHeight/6 && mouseY < windowHeight/6+4*windowHeight/6) {
    fill(140,84,85);
    rect((windowWidth/10+5*windowWidth/10), (windowHeight/6+3*windowHeight/6), windowWidth/10, windowHeight/6); 
    textSize(40);
    textFont("Lato");
    fill(0);
    text("rose", windowWidth/2-20, windowHeight/2)
    textAlign(RIGHT);
} 
    
    //606pm
if (mouseX > windowWidth/10+6*windowWidth/10 && mouseX < windowWidth/10+7*windowWidth/10 && mouseY > windowHeight/6+3*windowHeight/6 && mouseY < windowHeight/6+4*windowHeight/6) {
    fill(223,154,77);
    rect((windowWidth/10+6*windowWidth/10), (windowHeight/6+3*windowHeight/6), windowWidth/10, windowHeight/6); 
    textSize(40);
    textFont("Lato");
    fill(0);
    text("shit", windowWidth/2-20, windowHeight/2)
    textAlign(RIGHT);
} 
    
    //607pm
if (mouseX > windowWidth/10+7*windowWidth/10 && mouseX < windowWidth/10+8*windowWidth/10 && mouseY > windowHeight/6+3*windowHeight/6 && mouseY < windowHeight/6+4*windowHeight/6) {
    fill(99,122,166);
    rect((windowWidth/10+7*windowWidth/10), (windowHeight/6+3*windowHeight/6), windowWidth/10, windowHeight/6); 
    textSize(40);
    textFont("Lato");
    fill(0);
    text("haste", windowWidth/2-35, windowHeight/2)
    textAlign(RIGHT);
} 
    
    //608pm
if (mouseX > windowWidth/10+8*windowWidth/10 && mouseX < windowWidth/10+9*windowWidth/10 && mouseY > windowHeight/6+3*windowHeight/6 && mouseY < windowHeight/6+4*windowHeight/6) {
    fill(97,112,105);
    rect((windowWidth/10+8*windowWidth/10), (windowHeight/6+3*windowHeight/6), windowWidth/10, windowHeight/6); 
    textSize(40);
    textFont("Lato");
    fill(0);
    text("of", windowWidth/2-5, windowHeight/2)
    textAlign(RIGHT);
} 
    
    
    // LAST ROW CONDITIONS
//609pm
if (mouseX < windowWidth/10 && mouseY > windowHeight/6+4*windowHeight/6) {
    fill(228,242,242);
    rect((windowWidth/10)-windowWidth/10, (windowHeight/6+4*windowHeight/6), windowWidth/10, windowHeight/6); 
    textSize(40);
    textFont("Lato");
    fill(0);
    text("muck", windowWidth/2-40, windowHeight/2)
    textAlign(RIGHT);
}  
    
    //610pm
if (mouseX > windowWidth/10 && mouseX < windowWidth/10+windowWidth/10 && mouseY > windowHeight/6+4*windowHeight/6) {
    fill(217,143,204);
    rect((windowWidth/10), (windowHeight/6+4*windowHeight/6), windowWidth/10, windowHeight/6); 
    textSize(40);
    textFont("Lato");
    fill(0);
    text("aspirin", windowWidth/2-50, windowHeight/2)
    textAlign(RIGHT);
}  
    
     //611pm
if (mouseX > windowWidth/10+windowWidth/10 && mouseX < windowWidth/10+2*windowWidth/10 && mouseY > windowHeight/6+4*windowHeight/6) {
    fill(241,73,86);
    rect((windowWidth/10+windowWidth/10), (windowHeight/6+4*windowHeight/6), windowWidth/10, windowHeight/6); 
    textSize(40);
    textFont("Lato");
    fill(0);
    text("eleven", windowWidth/2-50, windowHeight/2)
    textAlign(RIGHT);
}  
    
    //612pm
if (mouseX > windowWidth/10+2*windowWidth/10 && mouseX < windowWidth/10+3*windowWidth/10 && mouseY > windowHeight/6+4*windowHeight/6) {
    fill(217,211,179);
    rect((windowWidth/10+2*windowWidth/10), (windowHeight/6+4*windowHeight/6), windowWidth/10, windowHeight/6); 
    textSize(40);
    textFont("Lato");
    fill(0);
    text("recreates", windowWidth/2-50, windowHeight/2)
    textAlign(RIGHT);
}  
    
    //613pm
if (mouseX > windowWidth/10+3*windowWidth/10 && mouseX < windowWidth/10+4*windowWidth/10 && mouseY > windowHeight/6+4*windowHeight/6) {
    fill(208,223,242);
    rect((windowWidth/10+3*windowWidth/10), (windowHeight/6+4*windowHeight/6), windowWidth/10, windowHeight/6); 
    textSize(40);
    textFont("Lato");
    fill(0);
    text("if", windowWidth/2-5, windowHeight/2)
    textAlign(RIGHT);
}  
    
    //614pm
if (mouseX > windowWidth/10+4*windowWidth/10 && mouseX < windowWidth/10+5*windowWidth/10 && mouseY > windowHeight/6+4*windowHeight/6) {
    fill(29,44,65);
    rect((windowWidth/10+4*windowWidth/10), (windowHeight/6+4*windowHeight/6), windowWidth/10, windowHeight/6); 
    textSize(40);
    textFont("Lato");
    fill(0);
    text("as", windowWidth/2-5, windowHeight/2)
    textAlign(RIGHT);
}  
    
    //615pm
if (mouseX > windowWidth/10+5*windowWidth/10 && mouseX < windowWidth/10+6*windowWidth/10 && mouseY > windowHeight/6+4*windowHeight/6) {
    fill(114,55,41);
    rect((windowWidth/10+5*windowWidth/10), (windowHeight/6+4*windowHeight/6), windowWidth/10, windowHeight/6); 
    textSize(40);
    textFont("Lato");
    fill(0);
    text("every", windowWidth/2-40, windowHeight/2)
    textAlign(RIGHT);
}  
    
     //616pm
if (mouseX > windowWidth/10+6*windowWidth/10 && mouseX < windowWidth/10+7*windowWidth/10 && mouseY > windowHeight/6+4*windowHeight/6) {
    fill(241,231,196);
    rect((windowWidth/10+6*windowWidth/10), (windowHeight/6+4*windowHeight/6), windowWidth/10, windowHeight/6); 
    textSize(40);
    textFont("Lato");
    fill(0);
    text("a", windowWidth/2, windowHeight/2)
    textAlign(RIGHT);
}  
    
     //617pm
if (mouseX > windowWidth/10+7*windowWidth/10 && mouseX < windowWidth/10+8*windowWidth/10 && mouseY > windowHeight/6+4*windowHeight/6) {
    fill(217,141,115);
    rect((windowWidth/10+7*windowWidth/10), (windowHeight/6+4*windowHeight/6), windowWidth/10, windowHeight/6); 
    textSize(40);
    textFont("Lato");
    fill(0);
    text("have", windowWidth/2-30, windowHeight/2)
    textAlign(RIGHT);
}  
    
    //618pm
if (mouseX > windowWidth/10+8*windowWidth/10 && mouseY > windowHeight/6+4*windowHeight/6) {
    fill(167,155,141);
    rect((windowWidth/10+8*windowWidth/10), (windowHeight/6+4*windowHeight/6), windowWidth/10, windowHeight/6); 
    textSize(40);
    textFont("Lato");
    fill(0);
    text("came", windowWidth/2-30, windowHeight/2)
    textAlign(RIGHT);
}  
    

    
}
    



function windowResized() {
    resizeCanvas(windowWidth, windowHeight);
    background(0);

}
